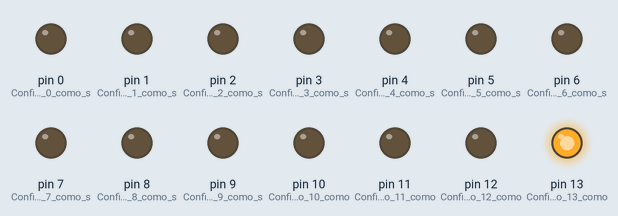
A sketch run on a simulated Arduino Uno, built with avr-gcc and run on an emulated ATmega328P. Shown: output pins drawn as LEDs (lit = HIGH).

Above: at 0.05 s.
At 0.55 s:
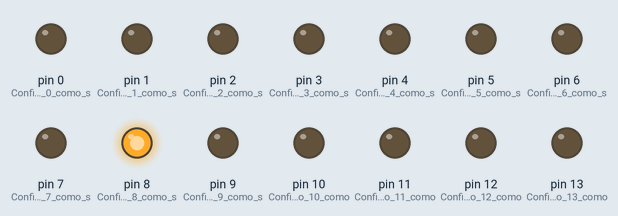
At 1.05 s:
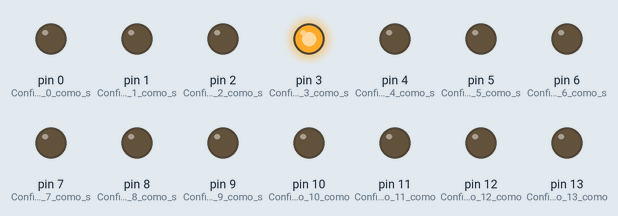
At 2.15 s:
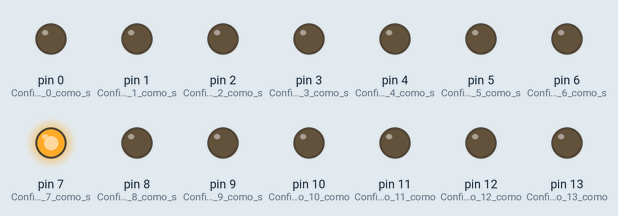
At 4.2 s:
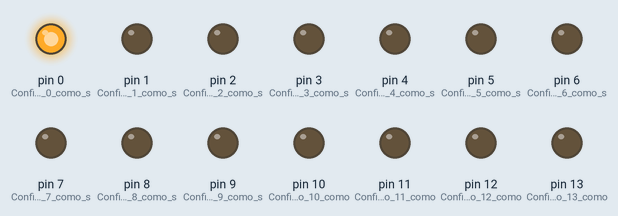
At 6.35 s:
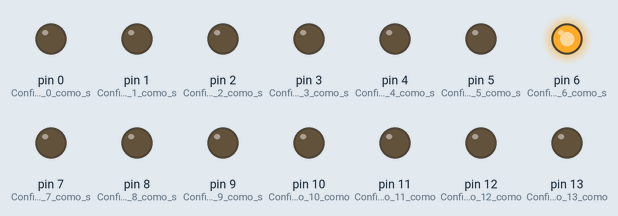
Timing chart, 0 to 6.7 s (numbered marks = the images above):
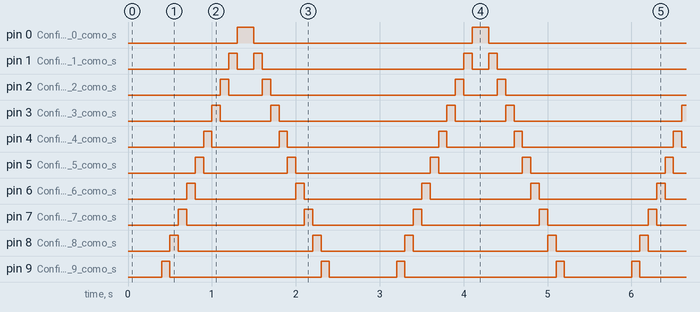

The sketch:

aula_16_02_20221.ino
```cpp
//Meu primeiro programa em C++ para Arduino

int ledVermelho = 13;
int ledLaranja = 12;
int ledAmarelo = 11;
int ledVerde = 10;
int ledAzul = 9;

int ledVermelho2 = 8;
int ledLaranja2 = 7;
int ledAmarelo2 = 6;
int ledVerde2 = 5;
int ledAzul2 = 4;

int ledVermelho3 = 3;
int ledLaranja3 = 2;
int ledAmarelo3 = 1;
int ledVerde3 = 0;


void setup()
{
  pinMode (13, OUTPUT); //Configura o pino 13 como saída
  pinMode (12, OUTPUT); //Configura o pino 12 como saída
  pinMode (11, OUTPUT); //Configura o pino 11 como saída
  pinMode (10, OUTPUT); //Configura o pino 10 como saída
  pinMode (9, OUTPUT); //Configura o pino 9 como saída
  pinMode (8, OUTPUT); //Configura o pino 8 como saída
  pinMode (7, OUTPUT); //Configura o pino 7 como saída
  pinMode (6, OUTPUT); //Configura o pino 6 como saída
  pinMode (5, OUTPUT); //Configura o pino 5 como saída
  pinMode (4, OUTPUT); //Configura o pino 4 como saída
  pinMode (3, OUTPUT); //Configura o pino 3 como saída
  pinMode (2, OUTPUT); //Configura o pino 2 como saída
  pinMode (1, OUTPUT); //Configura o pino 1 como saída
  pinMode (0, OUTPUT); //Configura o pino 0 como saída


}

void loop()
{
  digitalWrite(13, HIGH); //Envia nível lógico para o pino 13
  delay(100); // Faz o LED acender e apagar
  digitalWrite(13, LOW); //Envia nível lógico para o pino 13

  digitalWrite(12, HIGH); //Envia nível lógico para o pino 12
  delay(100); // Faz o LED acender e apagar
  digitalWrite(12, LOW); //Envia nível lógico para o pino 12

  digitalWrite(11, HIGH); //Envia nível lógico para o pino 11
  delay(100); // Faz o LED acender e apagar
  digitalWrite(11, LOW); //Envia nível lógico para o pino 11

  digitalWrite(10, HIGH); //Envia nível lógico para o pino 10
  delay(100); // Faz o LED acender e apagar
  digitalWrite(10, LOW); //Envia nível lógico para o pino 10

  digitalWrite(9, HIGH); //Envia nível lógico para o pino 9
  delay(100); // Faz o LED acender e apagar
  digitalWrite(9, LOW); //Envia nível lógico para o pino 9

  digitalWrite(8, HIGH); //Envia nível lógico para o pino 8
  delay(100); // Faz o LED acender e apagar
  digitalWrite(8, LOW); //Envia nível lógico para o pino 8

  digitalWrite(7, HIGH); //Envia nível lógico para o pino 7
  delay(100); // Faz o LED acender e apagar
  digitalWrite(7, LOW); //Envia nível lógico para o pino 7

  digitalWrite(6, HIGH); //Envia nível lógico para o pino 6
  delay(100); // Faz o LED acender e apagar
  digitalWrite(6, LOW); //Envia nível lógico para o pino 6

  digitalWrite(5, HIGH); //Envia nível lógico para o pino 5
  delay(100); // Faz o LED acender e apagar
  digitalWrite(5, LOW); //Envia nível lógico para o pino 5

  digitalWrite(4, HIGH); //Envia nível lógico para o pino 4
  delay(100); // Faz o LED acender e apagar
  digitalWrite(4, LOW); //Envia nível lógico para o pino 4

  digitalWrite(3, HIGH); //Envia nível lógico para o pino 3
  delay(100); // Faz o LED acender e apagar
  digitalWrite(3, LOW); //Envia nível lógico para o pino 3

  digitalWrite(2, HIGH); //Envia nível lógico para o pino 2
  delay(100); // Faz o LED acender e apagar
  digitalWrite(2, LOW); //Envia nível lógico para o pino 2

  digitalWrite(1, HIGH); //Envia nível lógico para o pino 1
  delay(100); // Faz o LED acender e apagar
  digitalWrite(1, LOW); //Envia nível lógico para o pino 1

  digitalWrite(0, HIGH); //Envia nível lógico para o pino 0
  delay(100); // Faz o LED acender e apagar
  digitalWrite(0, LOW); //Envia nível lógico para o pino 0

  digitalWrite(0, HIGH); //Envia nível lógico para o pino 0
  delay(100); // Faz o LED acender e apagar
  digitalWrite(0, LOW); //Envia nível lógico para o pino 0

  digitalWrite(1, HIGH); //Envia nível lógico para o pino 1
  delay(100); // Faz o LED acender e apagar
  digitalWrite(1, LOW); //Envia nível lógico para o pino 1

  digitalWrite(2, HIGH); //Envia nível lógico para o pino 2
  delay(100); // Faz o LED acender e apagar
  digitalWrite(2, LOW); //Envia nível lógico para o pino 2

  digitalWrite(3, HIGH); //Envia nível lógico para o pino 3
  delay(100); // Faz o LED acender e apagar
  digitalWrite(3, LOW); //Envia nível lógico para o pino 3

  digitalWrite(4, HIGH); //Envia nível lógico para o pino 4
  delay(100); // Faz o LED acender e apagar
  digitalWrite(4, LOW); //Envia nível lógico para o pino 4

  digitalWrite(5, HIGH); //Envia nível lógico para o pino 5
  delay(100); // Faz o LED acender e apagar
  digitalWrite(5, LOW); //Envia nível lógico para o pino 5

  digitalWrite(6, HIGH); //Envia nível lógico para o pino 6
  delay(100); // Faz o LED acender e apagar
  digitalWrite(6, LOW); //Envia nível lógico para o pino 6

  digitalWrite(7, HIGH); //Envia nível lógico para o pino 7
  delay(100); // Faz o LED acender e apagar
  digitalWrite(7, LOW); //Envia nível lógico para o pino 7

  digitalWrite(8, HIGH); //Envia nível lógico para o pino 8
  delay(100); // Faz o LED acender e apagar
  digitalWrite(8, LOW); //Envia nível lógico para o pino 8

  digitalWrite(9, HIGH); //Envia nível lógico para o pino 9
  delay(100); // Faz o LED acender e apagar
  digitalWrite(9, LOW); //Envia nível lógico para o pino 9

  digitalWrite(10, HIGH); //Envia nível lógico para o pino 10
  delay(100); // Faz o LED acender e apagar
  digitalWrite(10, LOW); //Envia nível lógico para o pino 10

  digitalWrite(11, HIGH); //Envia nível lógico para o pino 11
  delay(100); // Faz o LED acender e apagar
  digitalWrite(11, LOW); //Envia nível lógico para o pino 11

  digitalWrite(12, HIGH); //Envia nível lógico para o pino 12
  delay(100); // Faz o LED acender e apagar
  digitalWrite(12, LOW); //Envia nível lógico para o pino 12

  digitalWrite(13, HIGH); //Envia nível lógico para o pino 13
  delay(100); // Faz o LED acender e apagar
  digitalWrite(13, LOW); //Envia nível lógico para o pino 13


}
```

Measured:
- by itself, pin 0 (Configura_o_pino_0_como_s): alternates HIGH for 0.20 s and LOW for 2.6 s
- by itself, pin 1 (Configura_o_pino_1_como_s): repeats every 2.8 s: LOW 0.20 s, HIGH 0.10 s, LOW 2.4 s, HIGH 0.10 s
- by itself, pin 2 (Configura_o_pino_2_como_s): repeats every 2.8 s: LOW 0.40 s, HIGH 0.10 s, LOW 2.2 s, HIGH 0.10 s
- by itself, pin 3 (Configura_o_pino_3_como_s): repeats every 2.8 s: LOW 0.60 s, HIGH 0.10 s, LOW 2.0 s, HIGH 0.10 s
- by itself, pin 4 (Configura_o_pino_4_como_s): repeats every 2.8 s: LOW 0.80 s, HIGH 0.10 s, LOW 1.8 s, HIGH 0.10 s
- by itself, pin 5 (Configura_o_pino_5_como_s): repeats every 2.8 s: LOW 1.0 s, HIGH 0.10 s, LOW 1.6 s, HIGH 0.10 s
- by itself, pin 6 (Configura_o_pino_6_como_s), pin 7 (Configura_o_pino_7_como_s): alternates HIGH for 0.10 s and LOW for 1.3 s
- by itself, pin 8 (Configura_o_pino_8_como_s): repeats every 2.8 s: LOW 1.6 s, HIGH 0.10 s, LOW 1.0 s, HIGH 0.10 s
